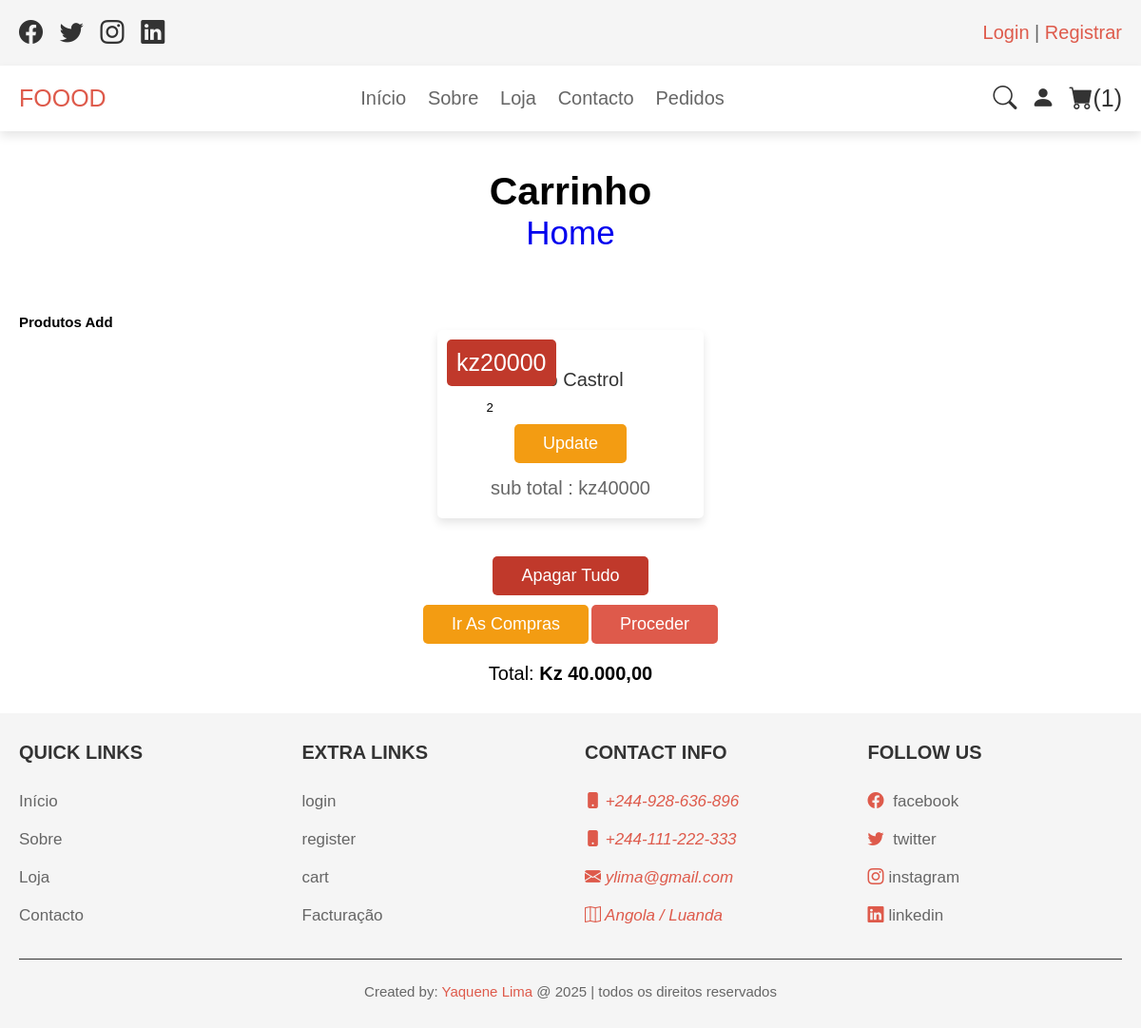
The app's page /cart.php (signed in) with its own data.
### tables this page shows
CREATE TABLE `cart` (
  `id` int(11) NOT NULL,
  `user_id` int(11) DEFAULT NULL,
  `name` varchar(100) DEFAULT NULL,
  `price` int(11) DEFAULT NULL,
  `quantity` int(11) DEFAULT NULL,
  `image` varchar(100) DEFAULT NULL
);

### cart.php (the view, shortened to what this page needs)
<?php
include 'config.php';
$user_id = $_SESSION['user_id'];
?>
<!DOCTYPE html>
<html lang="pt-br">
<head>
    <link rel="stylesheet" href="https://cdn.jsdelivr.net/npm/bootstrap-icons@1.10.3/font/bootstrap-icons.css">
    <link rel="stylesheet" href="bootstrap-icons/bootstrap-icons.css">
    <link rel="stylesheet" href="css/style.css">
</head>
<body>
    <?php include 'header.php'; ?>
    <div class="heading" style="text-align: center; font-size: 3.5rem; margin-top: 30px;">
        <h3>Carrinho</h3>
        <p><a href="home.php">Home</a></p>
    </div>
    <section class="products" >
    <h1 class="title"  style="margin-top:25px;margin-bottom:-10px">  Produtos Add</h1>
    <div class="box-container">
    <?php
    $grand_total = 0;
    $select_cart = mysqli_query($conn, "SELECT * FROM `cart` WHERE user_id = '$user_id'") or die('query failed');
    if(mysqli_num_rows($select_cart) > 0){
        while ($fetch_cart = mysqli_fetch_assoc($select_cart)){
    ?>
    <div class="box">
          <div class="name"><?php echo $fetch_cart['name']; ?></div>
          <div class="price">kz<?php echo $fetch_cart['price']; ?></div>
          <form action="" method="post">
          <input type="number" min="1" name="cart_quantity" value="<?php echo $fetch_cart['quantity']; ?>">
          <input type="submit" name="update_cart" value="update" class="option-btn">
          </form>
          <div class="sub-total" style="font-size: 2rem; padding-top: 1.5rem; color: var(--light-color);"> sub total : <span>kz<?php echo $sub_total = ($fetch_cart['quantity'] * $fetch_cart['price']); ?></span></div>
    </div>
    <?php
    $grand_total += $sub_total;
     }
    }else{
        echo '<p class="empty">seu carrinho está vazio</p>';
    }
    ?>
    </div>
        <div style="margin-top: 2rem; text-align:center;">
        <a href="cart.php?delete_all" class="delete-btn <?php echo($grand_total > 1)?
        '':'disabled'; ?>"   onclick="return confirm('delete all from cart?');">Apagar tudo </a>
    </div>
    <div class="cart-total">
    <div class="flex" style="text-align: center;">
        <a href="shop.php" class="option-btn">Ir as compras</a>
        <a href="checkout.php" class="btn <?php echo($grand_total > 1)?
        '':'disabled'; ?>">Proceder</a>
    </div>
    <center>
      <p style="font-size: 20px;margin-top: 20px;">Total: <span><b>Kz <?php echo formatar($grand_total);?></b></span></p>
    </center>
    </div>
    </section>
    <?php include 'footer.php'; ?>
</body>
</html>

### css/style.css (style rules this page uses)
:root { --purple: #de5a4b; --red: #c0392b; --orange: #f39c12; --black: #333; --white: #fff; --light-color: #666; --light-white: #ccc; --light-bg: #f5f5f5; --border: 1px solid #333; --box-shadow: 0 .5rem 1rem rgba(0, 0, 0, .1); }
* { font-family: 'Rubik', sans-serif; margin: 0;padding: 0; box-sizing: border-box; outline: none;border: none; text-decoration: none; transition: all .2s linear; }
html { font-size: 62.5%; overflow-x: hidden; }
section { padding: 3rem 2rem; }
.btn, .option-btn, .delete-btn, .white-btn { display: inline-block; margin-top: 1rem; padding: 1rem 3rem; cursor: pointer; color: var(--white); font-size: 1.8rem; border-radius: .5rem; text-transform: capitalize; }
.white-btn, .btn { background-color: var(--purple); }
.option-btn { background-color: var(--orange); }
.delete-btn { background-color: var(--red); }
.products .box-container { max-width: 1200px; margin: 0 auto; display: grid; grid-template-columns: repeat(auto-fit, 30rem); align-items: flex-start; gap: 1,5rem; justify-content: center; }
.products .box-container .box { border-radius: .5rem; background-color: var(--white); box-shadow: var(--box-shadow); padding: 2rem; text-align: center; margin: 10px; position: relative; }
.products .box-container .box .name { padding: 1rem 0; font-size: 2rem; color: var(--black); }
.products .box-container .box .price { position: absolute; top: 1rem;left: 1rem; border-radius: .5rem; padding: 1rem; font-size: 2.5rem; color: var(--white); background: var(--red); }

### header.php (style rules this page uses)
.heading { padding: 10px 29px; font-size: 12px; }

### records on screen
cart: name "Óleo Castrol", price "20000", cart_quantity "2", $sub_total = ($fetch_cart['quantity'] * $fetch_cart['price']) "40000"

### other values on screen
$cart_rows_number "1"
formatar($grand_total) "40.000,00"
